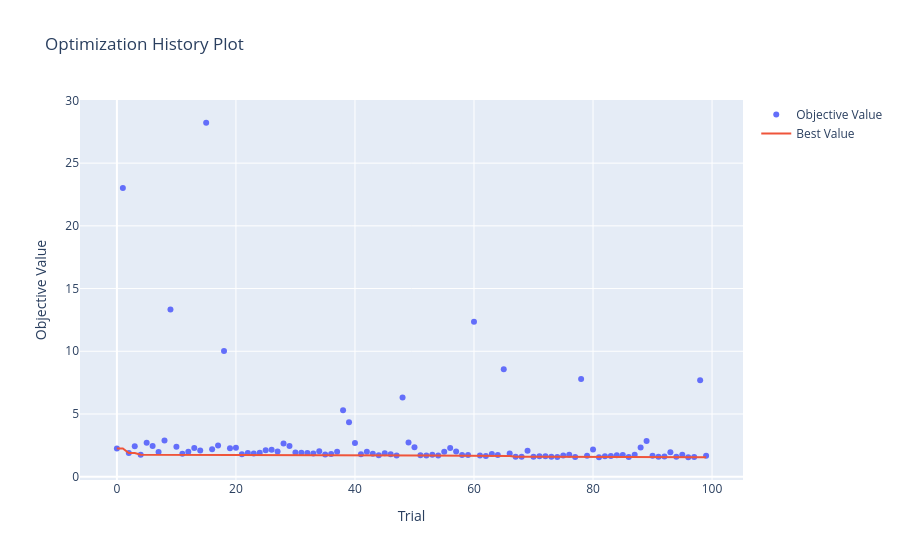
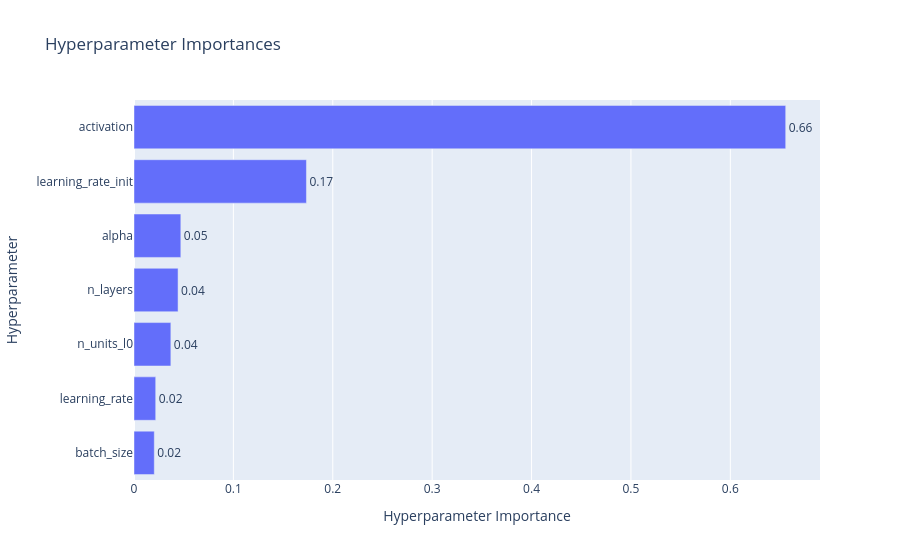
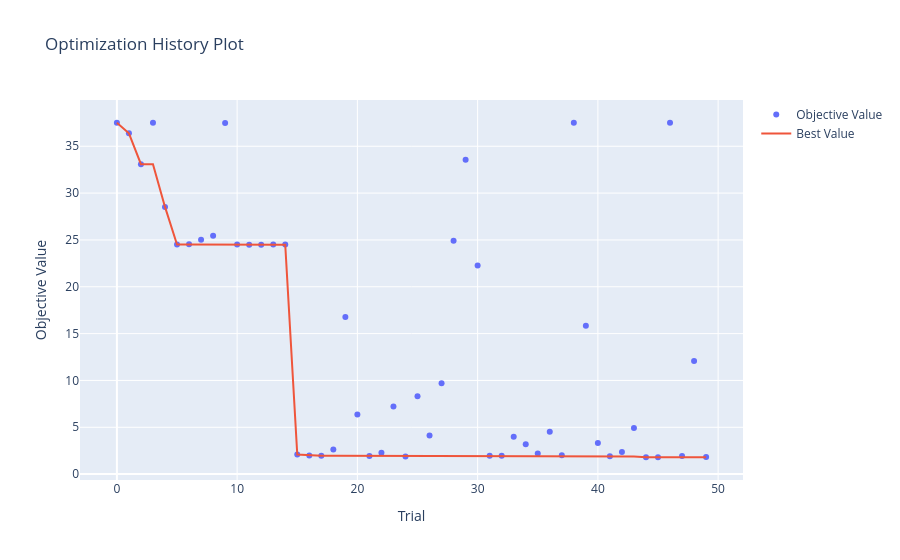
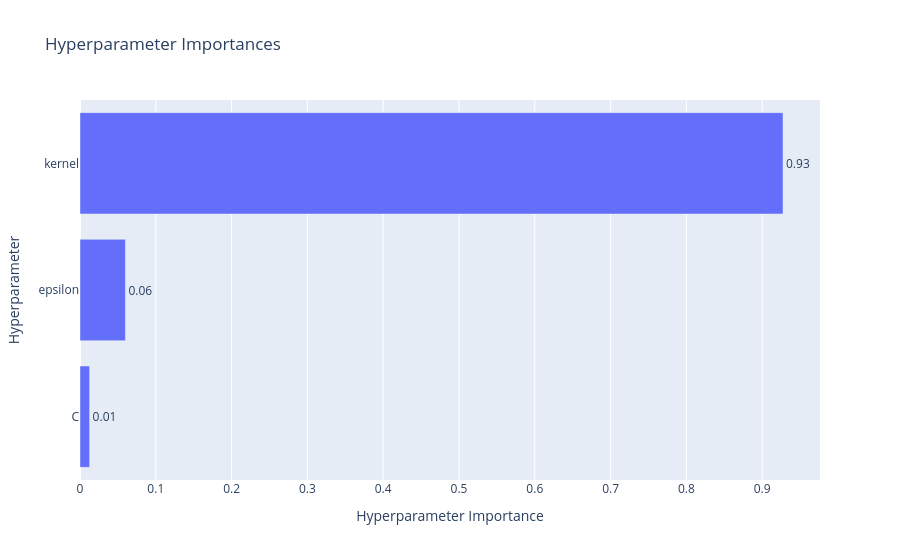

Notebook code for these charts, in order:
### Code cell
print("MLP — Optimization History")
fig_mlp_hist = plot_optimization_history(mlp_study)
fig_mlp_hist.show()

print("MLP — Parameter Importances")
fig_mlp_imp = plot_param_importances(mlp_study)
fig_mlp_imp.show()

print("SVR — Optimization History")
fig_svr_hist = plot_optimization_history(svr_study)
fig_svr_hist.show()

print("SVR — Parameter Importances")
fig_svr_imp = plot_param_importances(svr_study)
fig_svr_imp.show()

### Figure 1 — Plotly figure (JSON) as saved in the notebook; plotly's stock layout.template omitted (floating-point values rounded to 4 significant figures)
{"data": [{"mode": "markers", "name": "Objective Value", "x": [0, 1, 2, 3, 4, 5, 6, 7, 8, 9, 10, 11, 12, 13, 14, 15, 16, 17, 18, 19, 20, 21, 22, 23, 24, 25, 26, 27, 28, 29, 30, 31, 32, 33, 34, 35, 36, 37, 38, 39, 40, 41, 42, 43, 44, 45, 46, 47, 48, 49, 50, 51, 52, 53, 54, 55, 56, 57, 58, 59, 60, 61, 62, 63, 64, 65, 66, 67, 68, 69, 70, 71, 72, 73, 74, 75, 76, 77, 78, 79, 80, 81, 82, 83, 84, 85, 86, 87, 88, 89, 90, 91, 92, 93, 94, 95, 96, 97, 98, 99], "y": [2.242, 23.01, 1.884, 2.417, 1.746, 2.705, 2.447, 1.977, 2.886, 13.33, 2.384, 1.835, 1.979, 2.28, 2.093, 28.22, 2.189, 2.488, 10.02, 2.269, 2.304, 1.791, 1.89, 1.854, 1.916, 2.112, 2.145, 2.007, 2.649, 2.445, 1.922, 1.901, 1.879, 1.855, 2.019, 1.767, 1.809, 1.986, 5.288, 4.34, 2.682, 1.786, 1.984, 1.824, 1.717, 1.872, 1.783, 1.693, 6.307, 2.733, 2.35, 1.712, 1.685, 1.756, 1.695, 1.991, 2.286, 2.017, 1.723, 1.725, 12.35, 1.686, 1.646, 1.818, 1.732, 8.563, 1.849, 1.599, 1.582, 2.062, 1.589, 1.631, 1.622, 1.585, 1.572, 1.688, 1.744, 1.577, 7.781, 1.665, 2.175, 1.55, 1.626, 1.657, 1.716, 1.731, 1.561, 1.757, 2.32, 2.84, 1.659, 1.588, 1.603, 1.944, 1.59, 1.745, 1.558, 1.576, 7.691, 1.672], "type": "scatter"}, {"mode": "lines", "name": "Best Value", "x": [0, 1, 2, 3, 4, 5, 6, 7, 8, 9, 10, 11, 12, 13, 14, 15, 16, 17, 18, 19, 20, 21, 22, 23, 24, 25, 26, 27, 28, 29, 30, 31, 32, 33, 34, 35, 36, 37, 38, 39, 40, 41, 42, 43, 44, 45, 46, 47, 48, 49, 50, 51, 52, 53, 54, 55, 56, 57, 58, 59, 60, 61, 62, 63, 64, 65, 66, 67, 68, 69, 70, 71, 72, 73, 74, 75, 76, 77, 78, 79, 80, 81, 82, 83, 84, 85, 86, 87, 88, 89, 90, 91, 92, 93, 94, 95, 96, 97, 98, 99], "y": [2.242, 2.242, 1.884, 1.884, 1.746, 1.746, 1.746, 1.746, 1.746, 1.746, 1.746, 1.746, 1.746, 1.746, 1.746, 1.746, 1.746, 1.746, 1.746, 1.746, 1.746, 1.746, 1.746, 1.746, 1.746, 1.746, 1.746, 1.746, 1.746, 1.746, 1.746, 1.746, 1.746, 1.746, 1.746, 1.746, 1.746, 1.746, 1.746, 1.746, 1.746, 1.746, 1.746, 1.746, 1.717, 1.717, 1.717, 1.693, 1.693, 1.693, 1.693, 1.693, 1.685, 1.685, 1.685, 1.685, 1.685, 1.685, 1.685, 1.685, 1.685, 1.685, 1.646, 1.646, 1.646, 1.646, 1.646, 1.599, 1.582, 1.582, 1.582, 1.582, 1.582, 1.582, 1.572, 1.572, 1.572, 1.572, 1.572, 1.572, 1.572, 1.55, 1.55, 1.55, 1.55, 1.55, 1.55, 1.55, 1.55, 1.55, 1.55, 1.55, 1.55, 1.55, 1.55, 1.55, 1.55, 1.55, 1.55, 1.55], "type": "scatter"}, {"marker": {"color": "#cccccc"}, "mode": "markers", "name": "Infeasible Trial", "showlegend": false, "x": [], "y": [], "type": "scatter"}], "layout": {"title": {"text": "Optimization History Plot"}, "xaxis": {"title": {"text": "Trial"}}, "yaxis": {"title": {"text": "Objective Value"}}}}

### Figure 2 — Plotly figure (JSON) as saved in the notebook; plotly's stock layout.template omitted (floating-point values rounded to 4 significant figures)
{"data": [{"cliponaxis": false, "hovertemplate": ["batch_size (CategoricalDistribution): 0.020418058495401202<extra></extra>", "learning_rate (CategoricalDistribution): 0.021844154139742316<extra></extra>", "n_units_l0 (IntDistribution): 0.037077217966322816<extra></extra>", "n_layers (IntDistribution): 0.044334835019895415<extra></extra>", "alpha (FloatDistribution): 0.04710364689300841<extra></extra>", "learning_rate_init (FloatDistribution): 0.17350560573479393<extra></extra>", "activation (CategoricalDistribution): 0.6557164817508359<extra></extra>"], "name": "Objective Value", "orientation": "h", "text": ["0.02", "0.02", "0.04", "0.04", "0.05", "0.17", "0.66"], "textposition": "outside", "x": [0.02042, 0.02184, 0.03708, 0.04433, 0.0471, 0.1735, 0.6557], "y": ["batch_size", "learning_rate", "n_units_l0", "n_layers", "alpha", "learning_rate_init", "activation"], "type": "bar"}], "layout": {"title": {"text": "Hyperparameter Importances"}, "xaxis": {"title": {"text": "Hyperparameter Importance"}}, "yaxis": {"title": {"text": "Hyperparameter"}}}}

### Figure 3 — Plotly figure (JSON) as saved in the notebook; plotly's stock layout.template omitted (floating-point values rounded to 4 significant figures)
{"data": [{"mode": "markers", "name": "Objective Value", "x": [0, 1, 2, 3, 4, 5, 6, 7, 8, 9, 10, 11, 12, 13, 14, 15, 16, 17, 18, 19, 20, 21, 22, 23, 24, 25, 26, 27, 28, 29, 30, 31, 32, 33, 34, 35, 36, 37, 38, 39, 40, 41, 42, 43, 44, 45, 46, 47, 48, 49], "y": [37.51, 36.38, 33.09, 37.51, 28.53, 24.51, 24.54, 25.02, 25.45, 37.49, 24.51, 24.5, 24.5, 24.5, 24.5, 2.095, 1.991, 1.968, 2.632, 16.77, 6.359, 1.924, 2.286, 7.227, 1.889, 8.302, 4.112, 9.704, 24.91, 33.55, 22.27, 1.961, 1.957, 4.0, 3.19, 2.193, 4.515, 2.006, 37.51, 15.85, 3.321, 1.917, 2.367, 4.936, 1.802, 1.801, 37.51, 1.947, 12.07, 1.83], "type": "scatter"}, {"mode": "lines", "name": "Best Value", "x": [0, 1, 2, 3, 4, 5, 6, 7, 8, 9, 10, 11, 12, 13, 14, 15, 16, 17, 18, 19, 20, 21, 22, 23, 24, 25, 26, 27, 28, 29, 30, 31, 32, 33, 34, 35, 36, 37, 38, 39, 40, 41, 42, 43, 44, 45, 46, 47, 48, 49], "y": [37.51, 36.38, 33.09, 33.09, 28.53, 24.51, 24.51, 24.51, 24.51, 24.51, 24.51, 24.5, 24.5, 24.5, 24.5, 2.095, 1.991, 1.968, 1.968, 1.968, 1.968, 1.924, 1.924, 1.924, 1.889, 1.889, 1.889, 1.889, 1.889, 1.889, 1.889, 1.889, 1.889, 1.889, 1.889, 1.889, 1.889, 1.889, 1.889, 1.889, 1.889, 1.889, 1.889, 1.889, 1.802, 1.801, 1.801, 1.801, 1.801, 1.801], "type": "scatter"}, {"marker": {"color": "#cccccc"}, "mode": "markers", "name": "Infeasible Trial", "showlegend": false, "x": [], "y": [], "type": "scatter"}], "layout": {"title": {"text": "Optimization History Plot"}, "xaxis": {"title": {"text": "Trial"}}, "yaxis": {"title": {"text": "Objective Value"}}}}

### Figure 4 — Plotly figure (JSON) as saved in the notebook; plotly's stock layout.template omitted (floating-point values rounded to 4 significant figures)
{"data": [{"cliponaxis": false, "hovertemplate": ["C (FloatDistribution): 0.012634195958712945<extra></extra>", "epsilon (FloatDistribution): 0.05990921998252859<extra></extra>", "kernel (CategoricalDistribution): 0.9274565840587585<extra></extra>"], "name": "Objective Value", "orientation": "h", "text": ["0.01", "0.06", "0.93"], "textposition": "outside", "x": [0.01263, 0.05991, 0.9275], "y": ["C", "epsilon", "kernel"], "type": "bar"}], "layout": {"title": {"text": "Hyperparameter Importances"}, "xaxis": {"title": {"text": "Hyperparameter Importance"}}, "yaxis": {"title": {"text": "Hyperparameter"}}}}
